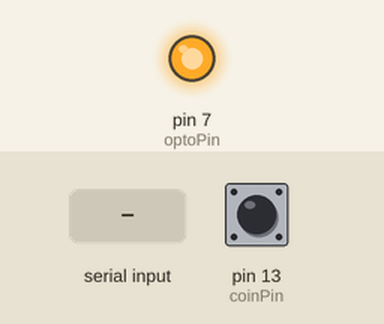
The sketch below on a simulated Arduino Uno, built with avr-gcc and run on an emulated ATmega328P. On the bench: output pins drawn as LEDs (lit = HIGH). Inputs (shaded band) come from the test bench; at power-on: pin 13 (coinPin) HIGH.

Above: at 1.2 s.
1.3 s: "T" received over Serial
At 2.1 s:
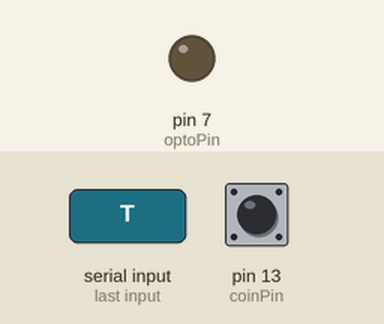
4.4 s: "F" received over Serial
At 5.7 s:
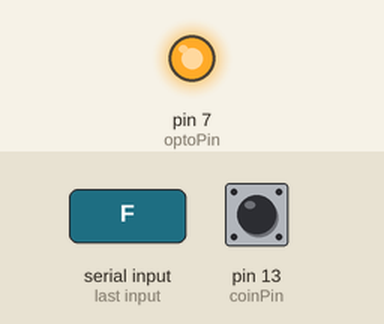
Timing chart, 0 to 7.4 s (numbered marks = the images above; inputs shaded):
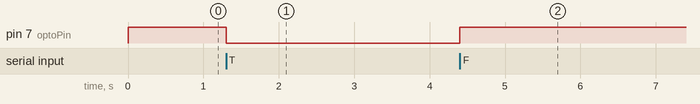

The sketch:

InsertCoinWithSwitch.ino
```cpp
const int coinPin = 13; // Change this to the actual pin you've connected the coin slot to
int totalAmount = 0;
const int optoPin = 7;
const int switchPin = 3; // Assuming the switch is connected to pin 3

void setup() {
  Serial.begin(9600); // Initialize serial communication for debugging
  pinMode(coinPin, INPUT_PULLUP); // Set the coin slot pin as an input with a pull-up resistor
  pinMode(optoPin, OUTPUT); // Para sa relay
  pinMode(switchPin, INPUT_PULLUP); // Set the switch pin as input with a pull-up resistor
  digitalWrite(optoPin, HIGH); // Ensure the relay is initially off
}

void loop() {
  // Code para sa pag read ng coins
  if (digitalRead(coinPin) == LOW) {
    // Debounce delay to avoid multiple readings for a single coin
    delay(50);

    // Increment total amount
    totalAmount++;
    Serial.println(totalAmount);

    // Additional delay to prevent rapid counting
    //delay(55);

  }

  // // Check for commands over serial communication
  if (Serial.available() > 0) {
    char command = Serial.read();

    // Handle the command
    switch (command) {
      case 'F':
        // Perform Relay Enabled
        totalAmount = 0; // Reset totalAmount
        digitalWrite(optoPin, HIGH); // Turn off the optocoupler's LED
        break;
      case 'T':
        // Perform Relay Disabled
        digitalWrite(optoPin, LOW); // Turn on the optocoupler's LED
        break;
      default:
        // Unknown command, handle appropriately
        break;
    }

    // Delay after reading the command to avoid rapid looping
    delay(100);
  }

  //Check if the switch is pressed
  // if (digitalRead(switchPin) == LOW) {
  //   // Send -1 value over serial
  //   Serial.println(-1);

  //   // Add a delay to avoid sending multiple times when the switch is pressed
  //   delay(500);

  // }
}
```

Measured:
- after the input at 1.3 s, pin 7 (optoPin): HIGH → LOW at once
- after the input at 4.4 s, pin 7 (optoPin): LOW → HIGH at once
